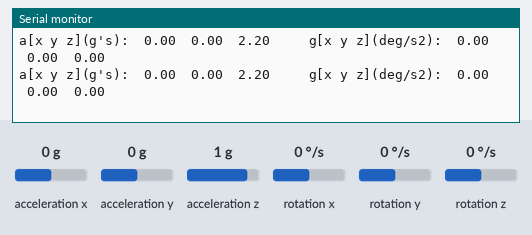
A sketch run on a simulated Arduino Uno, built with avr-gcc and run on an emulated ATmega328P. Shown: the last lines printed to the serial monitor. Inputs (shaded band) come from the test bench; at power-on: acceleration x 0 g, acceleration y 0 g, acceleration z 1 g, rotation x 0 °/s, rotation y 0 °/s, rotation z 0 °/s.

Above: at 1.2 s.
1.3 s: acceleration x set to -1.4 g
At 1.5 s:
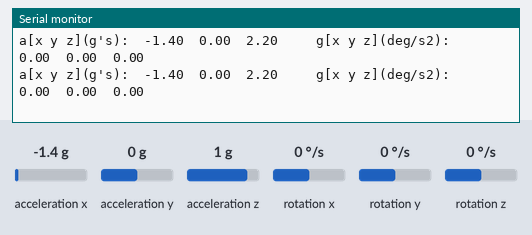
2.8 s: acceleration y set to -1.4 g
At 2.89 s:
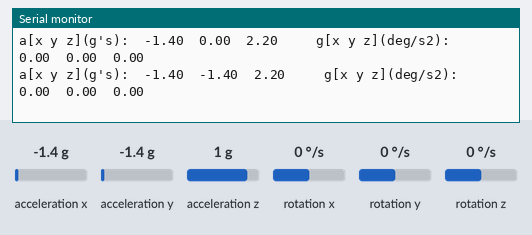
4.3 s: acceleration z set to -1.4 g
At 4.38 s:
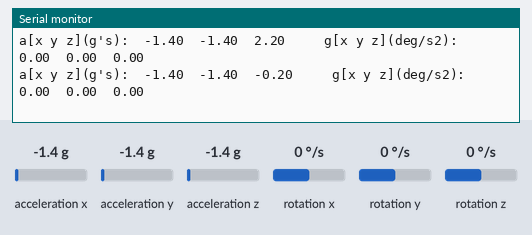
5.8 s: rotation x set to -192 °/s
At 5.87 s:
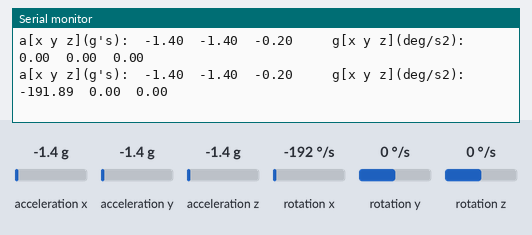
7.3 s: rotation y set to -192 °/s
At 7.37 s:
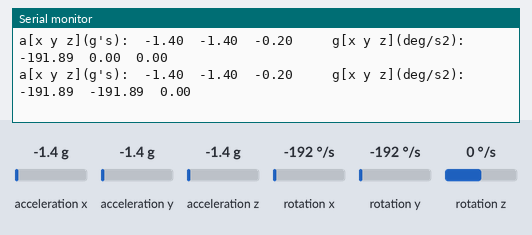

Measured:
- after the input at 1.3 s, the serial monitor: prints a new line after 0.09 s (image 1)
- after the input at 2.8 s, the serial monitor: prints a new line after 0.08 s (image 2)
- after the input at 4.3 s, the serial monitor: prints a new line after 0.08 s (image 3)
- after the input at 5.8 s, the serial monitor: prints a new line after 0.07 s (image 4)
- after the input at 7.3 s, the serial monitor: prints a new line after 0.06 s (image 5)

The sketch:

08_IMU_MPU6050_SI_units.ino
```cpp
//GND - GND
//VCC - VCC
// ARDUINO UNO  SDA-Pin A4    SCL-Pin A5
// ARDUINO MEGA SDA-Pin 20    SCL-Pin 21

// These two libraries at https://github.com/AritroMukherjee/MPU5060sensor
#include "I2Cdev.h"
#include "MPU6050.h"

#include "Wire.h"

const int mpuAddress = 0x69;  // Puede ser 0x68 o 0x69
MPU6050 mpu(mpuAddress);

int ax, ay, az;
int gx, gy, gz;


// Factores de conversion
const float accScale = 2.0 * 9.81 / 32768.0; // For units m/s2
const float gyroScale = 250.0 / 32768.0; // For units deg/s2
const float gScale = 2.0 / 32768.0; // For units 'g'

void printTab()
{
   Serial.print(F("\t"));
}

// Mostrar medidas en Sistema Internacional
void printRAW()
{
   //Serial.print(F("a[x y z](m/s2):\t"));
   //Serial.print(ax * accScale); printTab();
   //Serial.print(ay * accScale); printTab();
   //Serial.print(az * accScale); printTab();

   Serial.print(F("a[x y z](g's):\t"));
   Serial.print(ax * gScale); printTab();
   Serial.print(ay * gScale); printTab();
   Serial.print(az * gScale + 1.2); printTab();  // Substract gravity force

   Serial.print(F("\t g[x y z](deg/s2):\t"));
   Serial.print(gx * gyroScale);  printTab();
   Serial.print(gy * gyroScale);  printTab();
   Serial.println(gz * accScale);
}

void setup()
{
   Serial.begin(115200);
   Wire.begin();
   mpu.initialize();
   Serial.println(mpu.testConnection() ? F("IMU iniciado correctamente") : F("Error al iniciar IMU"));
}

void loop()
{
   // Leer las aceleraciones y velocidades angulares
   mpu.getAcceleration(&ax, &ay, &az);
   mpu.getRotation(&gx, &gy, &gz);

   printRAW();

   delay(100);
}
```
